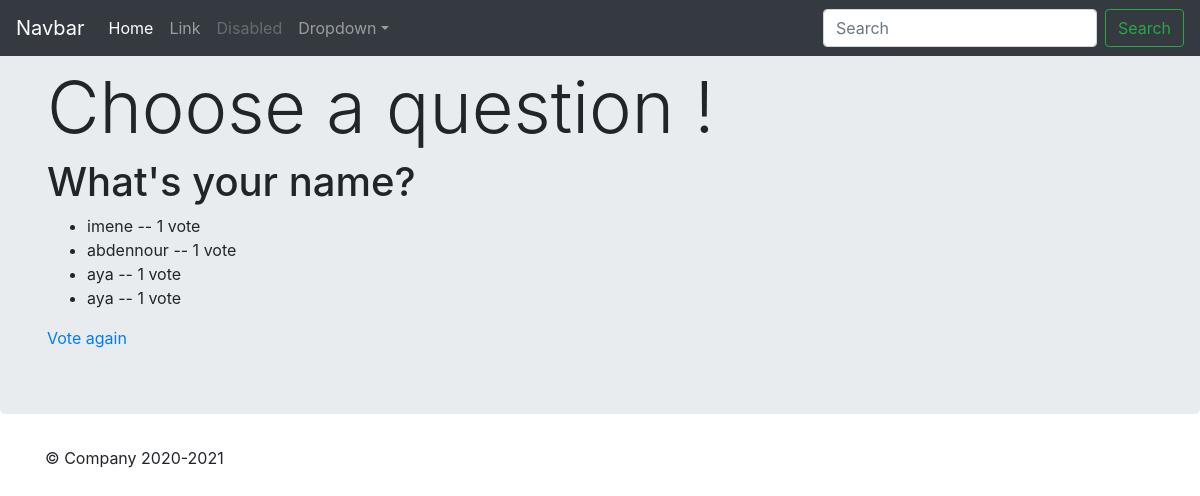
Before: /polls/1/results with the older database file.
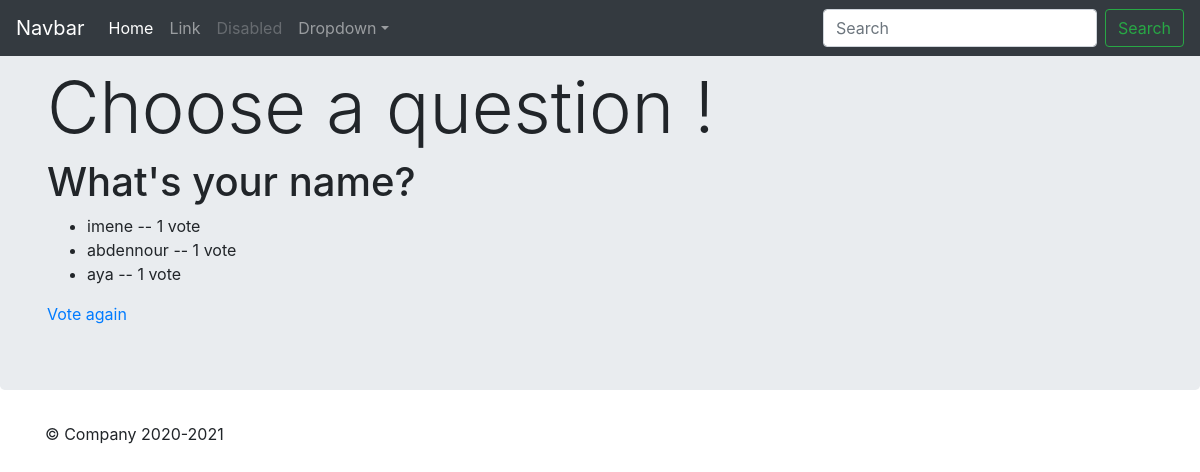
After: the same page with the newer database file.
### polls/models.py (models this page shows, shortened)
class Choice (models.Model):
    choice_text= models.CharField(max_length=200)
    votes= models.IntegerField(default=0)
    question= models.ForeignKey(Question, on_delete=models.CASCADE)

### polls/views.py (the view)
# urls.py: url(r'^(?P<question_id>[0-9]+)/results$', views.results, name="results"),  # 127.0.0.1/polls/1/results
def results(request, question_id):
    question = get_object_or_404(Question, pk=question_id)
    return render(request, 'polls/results.html', {'question': question})

### polls/templates/polls/results.html
{% extends 'polls/base.html' %}
{% block main_content %}
<h1> {{ question.question_text }} </h1>
<ul>
    {% for choice in question.choice_set.all %}
        <li> {{choice.choice_text}}  --   {{choice.votes}}  vote{{choice.votes| pluralize}} </li>
    {% endfor %}
</ul>
<a href="{% url 'polls:detail' question.id %}" > Vote again </a>
{% endblock %}

Changed rows visible on the page:
removed Choice: choice_text "aya", votes "1"
